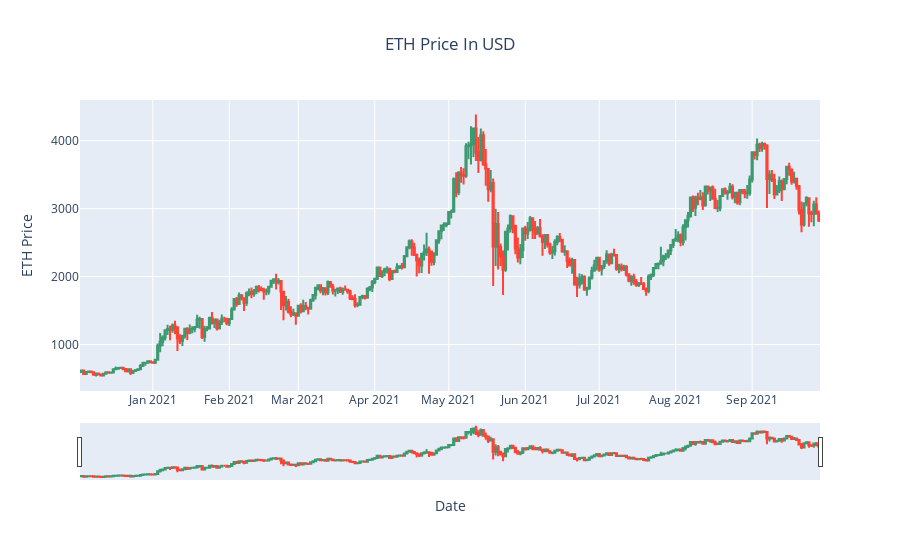

Notebook code for this chart:
### Code cell
# Function call #1

plot_coinbase_candlestick_chart(base_cur = "ETH", quote_cur = "USD")

### Figure 1 — Plotly figure (JSON) as saved in the notebook; plotly's stock layout.template omitted (floating-point values rounded to 4 significant figures; data arrays with more than 128 entries replaced by an {"elided": "..."} marker saying what was removed)
{"data": [{"close": {"elided": "300 float values"}, "high": {"elided": "300 float values"}, "low": {"elided": "300 float values"}, "open": {"elided": "300 float values"}, "type": "candlestick", "x": {"elided": "300 str values"}}], "layout": {"title": {"text": "ETH Price In USD", "x": 0.5}, "xaxis": {"title": {"text": "Date"}}, "yaxis": {"title": {"text": "ETH Price"}}}}
